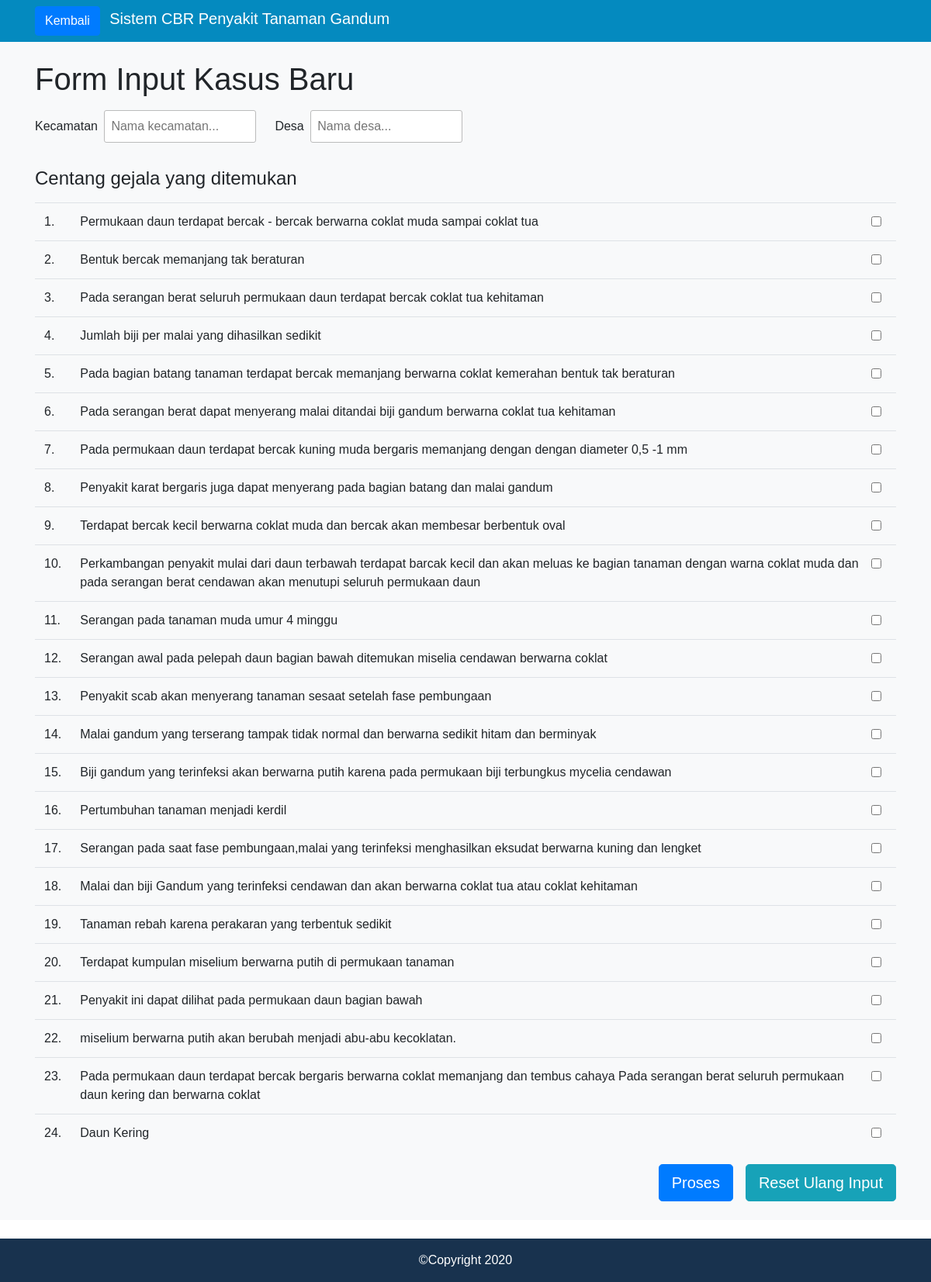
Screenshot of /tambah_kasus.php (signed in) with the database file from the repository.
### tables this page shows
CREATE TABLE `gejala` (
  `id_gejala` char(3) NOT NULL,
  `keterangan` text NOT NULL,
  `bobot` float DEFAULT NULL
);

### tambah_kasus.php (the view, shortened to what this page needs)
<!DOCTYPE html>
<html>
    <head>
        <link rel="stylesheet" href="res/css/bootstrap.min.css">
        <link rel="stylesheet" href="res/css/icofont.min.css">
        <link rel="stylesheet" href="res/css/style.css">
    </head>
    <body>
        <header class="pt-2 pb-2 bg-blue shadow-sm">
            <div class="container">
                <a href="dashboard.php" class="btn btn-primary mr-2">Kembali</a>
                <span class="m-0 h5 d-inline-block text-white">Sistem CBR Penyakit Tanaman Gandum</span>
            </div>
        </header>
        <div class="bg-light">
            <div class="container pt-4 pb-4">
                <h1 class="mb-3">Form Input Kasus Baru</h1>
                <form action="hasil_proses_kasus.php" method="POST">
                    <div class="d-flex mb-3">
                        <div class="inline-form-group mr-4">
                            <label for="kecamatan">Kecamatan</label>
                            <input type="text" name="kecamatan" id="kecamatan" class="p-2 ml-1" placeholder="Nama kecamatan...">
                        </div>
                        <div class="inline-form-group form-group">
                            <label for="desa">Desa</label>
                            <input type="text" name="desa" id="desa" class="p-2 ml-1" placeholder="Nama desa...">
                        </div>
                    </div>
                    <?php
                    require 'php_modules/koneksi.php';
                    $query = "SELECT * FROM gejala";
                    $result = mysqli_query( $conn, $query ) or die (mysqli_error($conn));
                    ?>
                    <span class="d-block h4 mb-3">Centang gejala yang ditemukan</span>
                    <table class="table">
                    <?php
                    $count = 1;
                    while ( $data = mysqli_fetch_array( $result )) {
                    ?>
                        <tr>
                            <td><?php echo $count; ?>.</td>
                            <td><?php echo $data['keterangan']; ?></td>
                            <td><input type="checkbox" name="pilihan[]" class="form-check-input" value="<?php echo $data['id_gejala']; ?>"></td>
                        </tr>
                    <?php
                        $count++;
                    }
                    ?>
                    </table>
                    <div class="d-flex justify-content-end">
                        <button type="submit" class="btn btn-primary btn-lg mr-3">Proses</button>
                        <button type="reset" class="btn btn-info btn-lg">Reset Ulang Input</button>
                    </div>
                </form>
            </div>
        </div>
        <div class="mt-4 pt-3 pb-3 bg-darkblue">
            <p class="m-0 text-white text-center">&copy;Copyright 2020</p>
        </div>
    </body>
</html>

### res/css/style.css (style rules this page uses)
* { box-sizing: border-box; font-family: Helvetica, sans-serif; }
.bg-darkblue { background-color: #18324E; }
.bg-blue { background-color: #048ABF; }
.inline-form-group input[type="text"] { border: 1px solid #BBBBBB; border-radius: 3px; }

### rows the page displays
gejala: keterangan "Permukaan daun terdapat bercak - bercak berwarna coklat muda sampai coklat tua"
gejala: keterangan "Bentuk bercak memanjang tak beraturan"
gejala: keterangan "Pada serangan berat seluruh permukaan daun terdapat bercak coklat tua kehitaman"
gejala: keterangan "Jumlah biji per malai yang dihasilkan sedikit"
gejala: keterangan "Pada bagian batang tanaman terdapat bercak memanjang berwarna coklat kemerahan bentuk tak beraturan"
gejala: keterangan "Pada serangan berat dapat menyerang malai ditandai biji gandum berwarna coklat tua kehitaman"
gejala: keterangan "Pada permukaan daun terdapat bercak kuning muda bergaris memanjang dengan dengan diameter 0,5 -1 mm"
gejala: keterangan "Penyakit karat bergaris juga dapat menyerang pada bagian batang dan malai gandum"
gejala: keterangan "Terdapat bercak kecil berwarna coklat muda dan bercak akan membesar berbentuk oval"
gejala: keterangan "Perkambangan penyakit mulai dari daun terbawah terdapat barcak kecil dan akan meluas ke bagian tanaman dengan warna coklat muda dan pada serangan berat cendawan akan menutupi seluruh permukaan daun"
gejala: keterangan "Serangan pada tanaman muda umur 4 minggu"
gejala: keterangan "Serangan awal pada pelepah daun bagian bawah ditemukan miselia cendawan berwarna coklat"
gejala: keterangan "Penyakit scab akan menyerang tanaman sesaat setelah fase pembungaan"
gejala: keterangan "Malai gandum yang terserang tampak tidak normal dan berwarna sedikit hitam dan berminyak"
gejala: keterangan "Biji gandum yang terinfeksi akan berwarna putih karena pada permukaan biji terbungkus mycelia cendawan"
gejala: keterangan "Pertumbuhan tanaman menjadi kerdil"
gejala: keterangan "Serangan pada saat fase pembungaan,malai yang terinfeksi menghasilkan eksudat berwarna kuning dan lengket"
gejala: keterangan "Malai dan biji Gandum yang terinfeksi cendawan dan akan berwarna coklat tua atau coklat kehitaman"
gejala: keterangan "Tanaman rebah karena perakaran yang terbentuk sedikit"
gejala: keterangan "Terdapat kumpulan miselium berwarna putih di permukaan tanaman"
gejala: keterangan "Penyakit ini dapat dilihat pada permukaan daun bagian bawah"
gejala: keterangan "miselium berwarna putih akan berubah menjadi abu-abu kecoklatan."
gejala: keterangan "Pada permukaan daun terdapat bercak bergaris berwarna coklat memanjang dan tembus cahaya Pada serangan berat seluruh permukaan daun kering dan berwarna coklat"
gejala: keterangan "Daun Kering"
